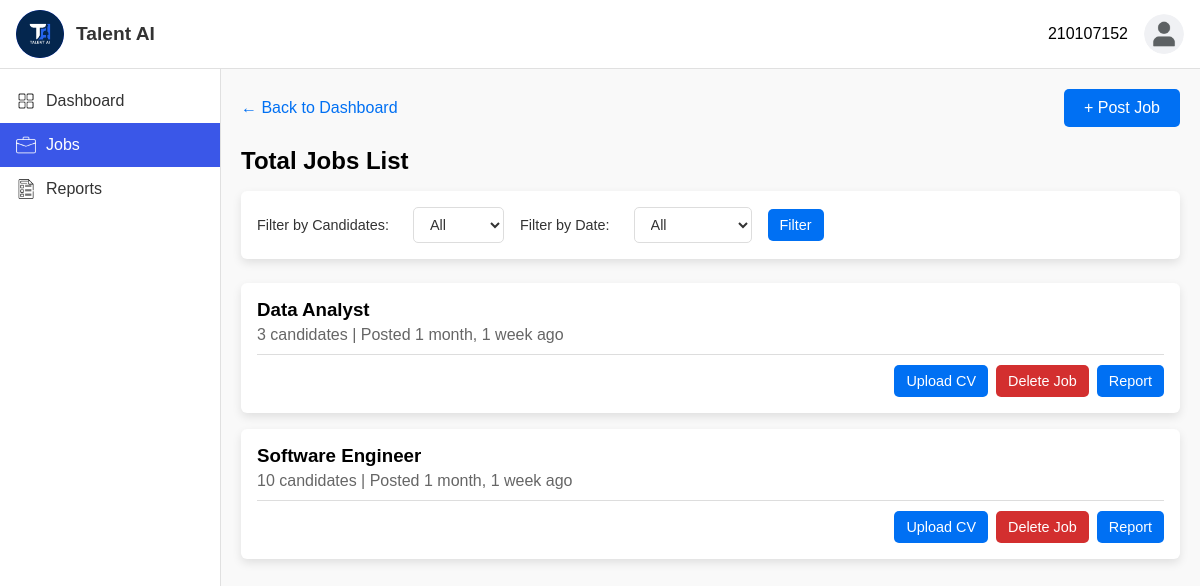
Screenshot of /jobs/jobs-list/ (signed in) with the database file from the repository.
### account/models.py (models this page shows)
class Job(models.Model):
    EMPLOYMENT_TYPE_CHOICES = [
        ('full-time', 'Full-Time'),
        ('part-time', 'Part-Time'),
        ('online', 'Online'),
    ]
    EXPERIENCE_LEVEL_CHOICES = [
        ('entry', 'Entry (0-1 years)'),
        ('mid', 'Mid (1-3 years)'),
        ('senior', 'Senior (3+ years)'),
    ]
    employer = models.ForeignKey(User, on_delete=models.CASCADE)
    job_title = models.CharField(max_length=200)
    location = models.CharField(max_length=100)
    experience_level = models.CharField(max_length=20, choices=EXPERIENCE_LEVEL_CHOICES)
    employment_type = models.CharField(max_length=20, choices=EMPLOYMENT_TYPE_CHOICES)
    requirements = models.TextField()
    skills = models.TextField()
    responsibilities = models.TextField()
    job_description = models.TextField()
    posted_at = models.DateTimeField(auto_now_add=True)
    def __str__(self):
        return self.job_title

### jobs/views.py (the view)
# urls.py: path('jobs-list/', views.jobs_list, name='jobs_list'),
@login_required
def jobs_list(request):
    jobs_qs = Job.objects.filter(employer=request.user).order_by('-posted_at')
    candidate_filter = request.GET.get('candidate_filter', '')
    if candidate_filter == '0-10':
        jobs_qs = [job for job in jobs_qs if job.resumes.count() <= 10]
    elif candidate_filter == '10-50':
        jobs_qs = [job for job in jobs_qs if 10 < job.resumes.count() <= 50]
    elif candidate_filter == '50plus':
        jobs_qs = [job for job in jobs_qs if job.resumes.count() > 50]
    date_filter = request.GET.get('date_filter', '')
    now = timezone.localtime(timezone.now())
    if date_filter == 'today':
        day_ago = now - timezone.timedelta(days=1)
        jobs_qs = [job for job in jobs_qs if job.posted_at >= day_ago]
    elif date_filter == 'week':
        week_ago = now - timezone.timedelta(days=7)
        jobs_qs = [job for job in jobs_qs if job.posted_at >= week_ago]
    elif date_filter == 'month':
        month_ago = now - timezone.timedelta(days=30)
        jobs_qs = [job for job in jobs_qs if job.posted_at >= month_ago]
    jobs = []
    for job in jobs_qs:
        jobs.append((job,len(job.resumes.all())))
    print(jobs)
    return render(request,'jobs/jobs_list.html',{'jobs': jobs, 'active_page':'jobs'})

### jobs/templates/jobs/jobs_list.html (shortened to what this page needs)
{% extends "base.html" %}
{% load static %}
{% block extra_css %}
<link rel="stylesheet" href="{% static 'css/jobs_list.css' %}">
{% endblock %}
{% block content %}
<div class="container_jobs">
  <div class="header_jobs">
      <a href="{% url 'dashboard' %}" class="backLink">&larr; Back to Dashboard</a>
      <button class="postJobBtn" ><a href="{% url 'post_job' %}?next=jobs" style="text-decoration: none; color: white;">+ Post Job</a></button>
  </div>
  <h2 class="title">Total Jobs List</h2>
  <form method="get" class="filter-form">
    <label for="candidate_filter">Filter by Candidates:</label>
    <select name="candidate_filter" id="candidate_filter">
      <option value="">All</option>
    </select>
    <label for="date_filter">Filter by Date:</label>
    <select name="date_filter" id="date_filter">
      <option value="">All</option>
    </select>
    <button type="submit" class="btn btn-link">Filter</button>
  </form>
  <div id="jobsList">
      {% for job, resumes in jobs %}
      <div class="jobCard">
          <div class="jobInfo" >
              <h3>{{ job.job_title }}</h3>
              <p>{{ resumes }} candidate{{ resumes|pluralize }} | Posted {{ job.posted_at|timesince }} ago</p>
          </div>
          <div class="jobActions">
              <button class="uploadCvBtn"><a href="{% url 'upload_resumes' job_id=job.id %}?next=jobs" style="text-decoration: none; color: white;">Upload CV</a></button>
              <button class="deleteBtn"><a href="{% url 'jobs:delete_job' job.id %}" onclick="return confirm('Are you sure you want to delete this job?');"
                style="text-decoration: none;color: white;">Delete Job</a></button>
              <button class="reportBtn"><a href="{% url 'candidates:job_posts' job_id=job.id %}" style="text-decoration: none; color: white;">Report</a></button>
          </div>
      </div>
      {% empty %}
      <div class="jobCard">
        <div class="jobInfo" >
            <h3>No jobs found</h3>
        </div>
      </div>
      {% endfor %}
  </div>
</div>
{% endblock %}

### account/templates/base.html (shortened to what this page needs)
{% load static %}
<!DOCTYPE html>
<html lang="en">
<head>
    <link rel="stylesheet" href="https://cdnjs.cloudflare.com/ajax/libs/font-awesome/6.0.0-beta3/css/all.min.css">
    <link rel="stylesheet" href="{% static 'css/base.css' %}">
    {% block extra_css %}{% endblock %}
</head>
<body>
    <header class="header">
        <div class="toolbar">
            <div class="brandSection">
                <div class="brandAvatar">
                    <img src="{% static 'images/logo.png' %}" alt="logon" >
                </div>
                <span class="logo">Talent AI</span>
            </div>
            <div class="userSection" id="userSection">
                <span id="userName">{{ user }}</span>
                <button class="userAvatarBtn" id="menuToggle">
                    <div class="userAvatar" style="background-image: url('{% static 'images/profile.png' %}');"></div>
                </button>
            </div>
        </div>
      </header>
    <div class="wrapper">
    <aside class="aside">
        <nav>
            <ul class="menu">
                <a href="{% url 'dashboard' %}" class="sidebar_a">
                    <li class="menuItemlink {% if active_page == 'dashboard' %}activeLink{% endif %}" >
                        <img src="{% static 'images/dashboard.png' %}" class="menuIcon" alt="Dashboard Icon">
                        <span>Dashboard</span>
                    </li>
                </a>
                <a href="{% url 'jobs:jobs_list' %}" class="sidebar_a">
                    <li class="menuItemlink {% if active_page == 'jobs' %}activeLink{% endif %}" >
                        <img src="{% static 'images/jobs.png' %}" class="menuIcon" alt="Jobs Icon">
                        <span>Jobs</span>
                    </li>
                </a>
                <a href="{% url 'reports:jobs_report' %}" class="sidebar_a">
                    <li class="menuItemlink {% if active_page == 'reports' %}activeLink{% endif %}">
                        <img src="{% static 'images/report.png' %}" class="menuIcon" alt="Reports Icon">
                        <span>Reports</span>
                    </li>
                </a>
            </ul>
        </nav>
    </aside>
    <div id="content">
        {% block content %}
        {% endblock %}
    </div>
    </div>
</body>
</html>

### account/static/css/base.css (style rules this page uses)
body { margin: 0; font-family: Arial, sans-serif; }
.aside { width: 220px; background-color: #fff; border-right: 1px solid #e0e0e0; min-height: calc(100vh - 64px); padding-top: 10px; }
.menu { list-style: none; padding: 0; margin: 0; }
.menuItemlink { display: flex; align-items: center; padding: 12px 16px; font-size: 1rem; cursor: pointer; transition: background 0.3s; gap: 10px; }
.menuIcon { width: 20px; height: 20px; }
.activeLink { background-color: #3a57e8; color: #fff; }
.activeLink .menuIcon { filter: brightness(0) invert(1); }
.header { background-color: #fff; border-bottom: 1px solid #e0e0e0; padding: 10px 0; }
.toolbar { display: flex; justify-content: space-between; align-items: center; padding: 0 1rem; min-height: 45px; }
.brandSection { display: flex; align-items: center; gap: 0.75rem; }
.brandAvatar { background-color: #3a57e8; width: 48px; height: 48px; border-radius: 50%; overflow: hidden; display: flex; align-items: center; justify-content: center; }
.brandAvatar img { width: 100%; height: 100%; object-fit: cover; }
.logo { color: #333; font-weight: 600; font-size: 1.2rem; }
.userSection { display: flex; align-items: center; gap: 1rem; position: relative; }
.userAvatarBtn { background: none; border: none; cursor: pointer; padding: 0; }
.userAvatar { width: 40px; height: 40px; border-radius: 50%; background-size: cover; background-position: center; }
.wrapper { display: flex; }
#content { flex: 1; }
.sidebar_a { text-decoration: none; color: #333; }

### jobs/static/css/jobs_list.css (style rules this page uses)
body { margin: 0; font-family: Arial, sans-serif; background-color: #f9f9f9; }
.container_jobs { padding: 20px; background-color: #f9f9f9; min-height: 100vh; }
.header_jobs { display: flex; justify-content: space-between; align-items: center; margin-bottom: 1rem; }
.backLink { text-decoration: none; color: #0070f3; font-weight: 500; font-size: 1rem; }
.postJobBtn { background-color: #0070f3; color: white; font-size: 1rem; padding: 10px 20px; border: none; border-radius: 5px; cursor: pointer; }
.title { margin-bottom: 1rem; font-size: 1.5rem; }
.jobCard { background: white; padding: 1rem; border-radius: 6px; margin-bottom: 1rem; box-shadow: 0px 4px 10px rgba(0, 0, 0, 0.1); }
.jobInfo { padding-bottom: 10px; border-bottom: 1px solid #ddd; }
.jobInfo h3 { margin: 0 0 0.3rem; }
.jobInfo p { margin: 0; color: #666; }
.jobActions { display: flex; justify-content: flex-end; gap: 0.5rem; margin-top: 10px; }
.uploadCvBtn, .reportBtn { background-color: #0070f3; color: white; font-size: 0.9rem; padding: 8px 12px; border: none; border-radius: 5px; cursor: pointer; }
.deleteBtn { background-color: #d32f2f; color: white; font-size: 0.9rem; padding: 8px 12px; border: none; border-radius: 5px; cursor: pointer; }
.filter-form { display: flex; align-items: center; gap: 1rem; margin-bottom: 1.5rem; padding: 1rem; background: white; border-radius: 6px; box-shadow: 0px 4px 10px rgba(0, 0, 0, 0.1); }
.filter-form label { font-size: 0.9rem; color: #333; margin-right: 0.5rem; }
.filter-form select { padding: 8px 12px; font-size: 0.9rem; border: 1px solid #ddd; border-radius: 5px; background-color: white; color: #333; cursor: pointer; }
.filter-form button { background-color: #0070f3; color: white; font-size: 0.9rem; padding: 8px 12px; border: none; border-radius: 5px; cursor: pointer; }

### rows the page displays
Job: job_title "Data Analyst", employer "3", posted_at "1 month, 1 week"
Job: job_title "Software Engineer", resumes "10", posted_at "1 month, 1 week"

### other values shown
{{ user }} "210107152"
